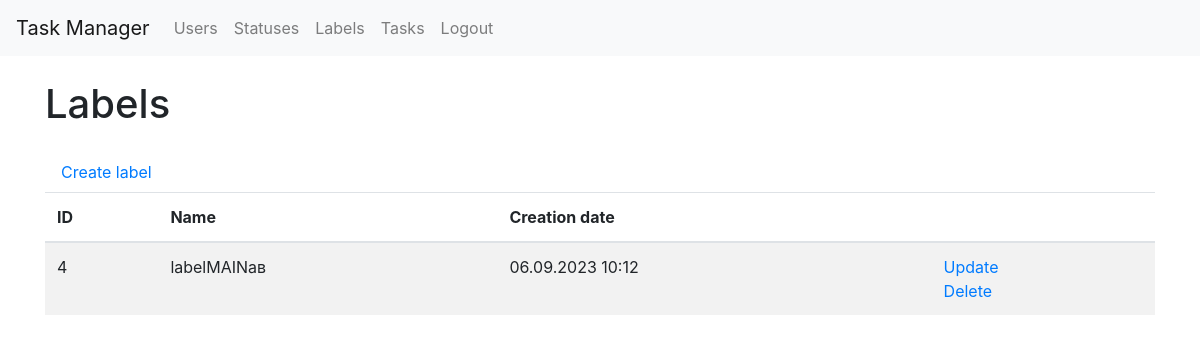
/labels/ (signed in), run on the app's committed database.
### labels/models.py (models this page shows, shortened)
class Label(models.Model):
    name = models.CharField(
        max_length=100,
        db_index=True,
        verbose_name="Статус"
    )
    created_at = models.DateTimeField(
        auto_now_add=True,
        verbose_name="Время создания"
    )
    updated_at = models.DateTimeField(
        auto_now=True,
        verbose_name="Время изменения"
    )
    class Meta:
        verbose_name = 'Метка'
        verbose_name_plural = 'Метки'
        ordering = ['id']

### labels/views.py (the view)
# urls.py: path('', LabelsList.as_view(), name="labels_list"),
class LabelsList(LoginRequiredMixin, DataMixin, ListView):
    model = Label
    template_name = "labels/labels_list.html"
    context_object_name = "labels"
    def get_context_data(self, *, object_list=None, **kwargs):
        context = super().get_context_data(**kwargs)
        c_def = self.get_user_context(title=_("Labels"))
        return context | c_def
    def get_queryset(self):
        return Label.objects.all()

### task_manager/utils.py (called while the page is built)
    def get_user_context(self, **kwargs):
        context = kwargs
        user_menu = menu.copy()
        if self.request.user.is_authenticated:
            user_menu.pop(4)
            user_menu.pop(4)
        if not self.request.user.is_authenticated:
            user_menu.pop(1)
            user_menu.pop(1)
            user_menu.pop(1)
            user_menu.pop(3)
        context['menu'] = user_menu
        return context

### task_manager/templates/labels/labels_list.html (shortened to what this page needs)
{% extends 'layout.html' %}
{% load bootstrap4 %}
{% block content %}
{% load i18n %}
<div class="container wrapper flex-grow-1">
    <h1 class="my-4">{% trans "Labels" %}</h1>
    <a class="nav-link" href="{% url "label_create" %}"> {% trans "Create label" %} </a>
    <table class="table table-striped">
        <thead>
            <tr>
                <th>ID</th>
                <th>{% trans "Name" %}</th>
                <th>{% trans "Creation date" %}</th>
                <th></th>
            </tr>
        </thead>
        <tbody>
            {% for label in labels %}
            <tr>
                <td> {{ label.id }} </td>
                <td> {{ label.name }} </td>
                <td> {{ label.created_at|date:"d.m.Y H:i" }} </td>
                <td>
                    <a href="{% url "label_update" label.id %}">{% trans "Update" %}</a>
                    <br>
                    <a href="{% url "label_delete" label.id %}">{% trans "Delete" %}</a>
                </td>
            </tr>
            {% endfor %}
        </tbody>
    </table>
</div>
{% endblock %}

### data on the page
Label: id "4", name "labelMAINав", created_at "06.09.2023 10:12"

### other printed values
{{ menu_tag.title }} "Users" "Statuses" "Labels" "Tasks" "Logout"
